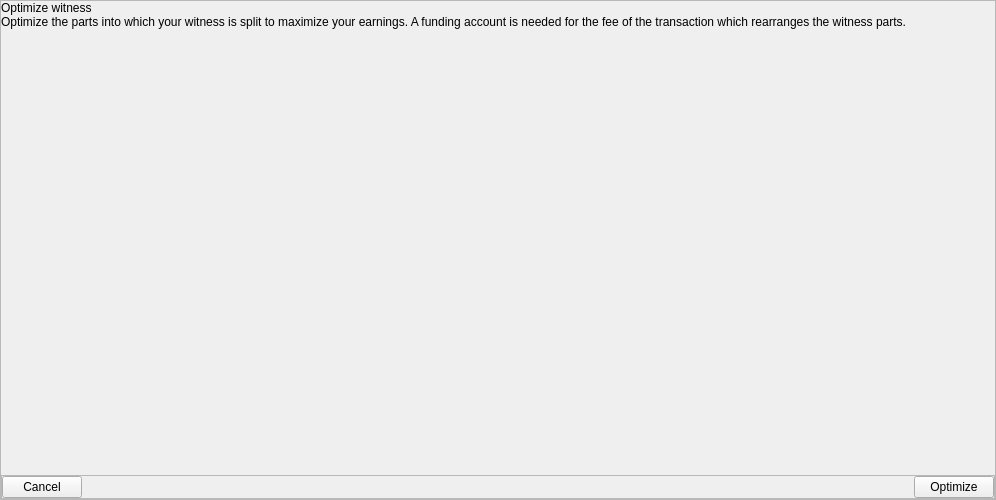
<?xml version="1.0" encoding="UTF-8"?>
<ui version="4.0">
 <class>OptimizeWitnessDialog</class>
 <widget class="QFrame" name="OptimizeWitnessDialog">
  <property name="geometry">
   <rect>
    <x>0</x>
    <y>0</y>
    <width>996</width>
    <height>500</height>
   </rect>
  </property>
  <property name="sizePolicy">
   <sizepolicy hsizetype="Expanding" vsizetype="Expanding">
    <horstretch>0</horstretch>
    <verstretch>0</verstretch>
   </sizepolicy>
  </property>
  <property name="toolTip">
   <string notr="true"/>
  </property>
  <layout class="QVBoxLayout" name="verticalLayout_2">
   <property name="spacing">
    <number>0</number>
   </property>
   <property name="leftMargin">
    <number>0</number>
   </property>
   <property name="topMargin">
    <number>0</number>
   </property>
   <property name="rightMargin">
    <number>0</number>
   </property>
   <property name="bottomMargin">
    <number>0</number>
   </property>
   <item>
    <layout class="QHBoxLayout" name="horizontalLayout">
     <property name="spacing">
      <number>0</number>
     </property>
     <item>
      <widget class="QFrame" name="dialogFrame">
       <property name="minimumSize">
        <size>
         <width>50</width>
         <height>0</height>
        </size>
       </property>
       <property name="frameShape">
        <enum>QFrame::StyledPanel</enum>
       </property>
       <property name="frameShadow">
        <enum>QFrame::Raised</enum>
       </property>
       <layout class="QVBoxLayout" name="verticalLayout">
        <property name="spacing">
         <number>0</number>
        </property>
        <property name="leftMargin">
         <number>0</number>
        </property>
        <property name="topMargin">
         <number>0</number>
        </property>
        <property name="rightMargin">
         <number>0</number>
        </property>
        <property name="bottomMargin">
         <number>0</number>
        </property>
        <item>
         <widget class="QLabel" name="titleLabel">
          <property name="text">
           <string>Optimize witness</string>
          </property>
         </widget>
        </item>
        <item>
         <widget class="QLabel" name="descriptionLabel">
          <property name="sizePolicy">
           <sizepolicy hsizetype="Expanding" vsizetype="Preferred">
            <horstretch>0</horstretch>
            <verstretch>0</verstretch>
           </sizepolicy>
          </property>
          <property name="text">
           <string>Optimize the parts into which your witness is split to maximize your earnings. A funding account is needed for the fee of the transaction which rearranges the witness parts.</string>
          </property>
          <property name="wordWrap">
           <bool>true</bool>
          </property>
         </widget>
        </item>
        <item alignment="Qt::AlignTop">
         <widget class="AccountSelectionWidget" name="fundingSelection" native="true">
          <property name="sizePolicy">
           <sizepolicy hsizetype="Expanding" vsizetype="Fixed">
            <horstretch>0</horstretch>
            <verstretch>0</verstretch>
           </sizepolicy>
          </property>
          <property name="minimumSize">
           <size>
            <width>0</width>
            <height>60</height>
           </size>
          </property>
         </widget>
        </item>
        <item>
         <spacer name="verticalSpacer">
          <property name="orientation">
           <enum>Qt::Vertical</enum>
          </property>
          <property name="sizeHint" stdset="0">
           <size>
            <width>20</width>
            <height>25</height>
           </size>
          </property>
         </spacer>
        </item>
        <item>
         <widget class="QFrame" name="buttonFrame">
          <property name="frameShape">
           <enum>QFrame::StyledPanel</enum>
          </property>
          <property name="frameShadow">
           <enum>QFrame::Raised</enum>
          </property>
          <layout class="QHBoxLayout" name="horizontalLayout_2">
           <property name="spacing">
            <number>0</number>
           </property>
           <property name="leftMargin">
            <number>0</number>
           </property>
           <property name="topMargin">
            <number>0</number>
           </property>
           <property name="rightMargin">
            <number>0</number>
           </property>
           <property name="bottomMargin">
            <number>0</number>
           </property>
           <item>
            <widget class="QPushButton" name="cancelButton">
             <property name="cursor">
              <cursorShape>PointingHandCursor</cursorShape>
             </property>
             <property name="text">
              <string>Cancel</string>
             </property>
            </widget>
           </item>
           <item>
            <spacer name="buttonSpacer">
             <property name="orientation">
              <enum>Qt::Horizontal</enum>
             </property>
             <property name="sizeHint" stdset="0">
              <size>
               <width>72</width>
               <height>20</height>
              </size>
             </property>
            </spacer>
           </item>
           <item>
            <widget class="QPushButton" name="confirmButton">
             <property name="cursor">
              <cursorShape>PointingHandCursor</cursorShape>
             </property>
             <property name="text">
              <string>Optimize</string>
             </property>
             <property name="class" stdset="0">
              <string notr="true">focus</string>
             </property>
            </widget>
           </item>
          </layout>
         </widget>
        </item>
       </layout>
      </widget>
     </item>
    </layout>
   </item>
  </layout>
 </widget>
 <customwidgets>
  <customwidget>
   <class>AccountSelectionWidget</class>
   <extends>QWidget</extends>
   <header location="global">qt/_Gulden/accountselectionwidget.h</header>
   <container>1</container>
  </customwidget>
 </customwidgets>
 <resources/>
 <connections/>
</ui>
